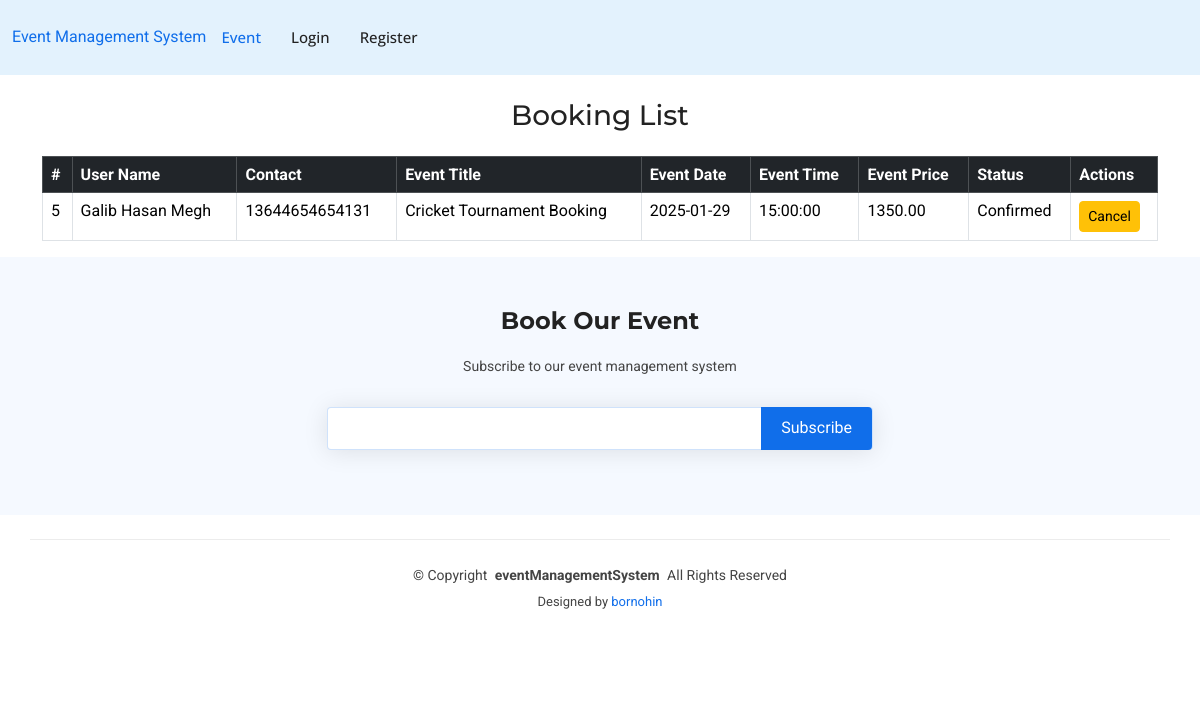
The app's page /usar-booking-list.php, older data.
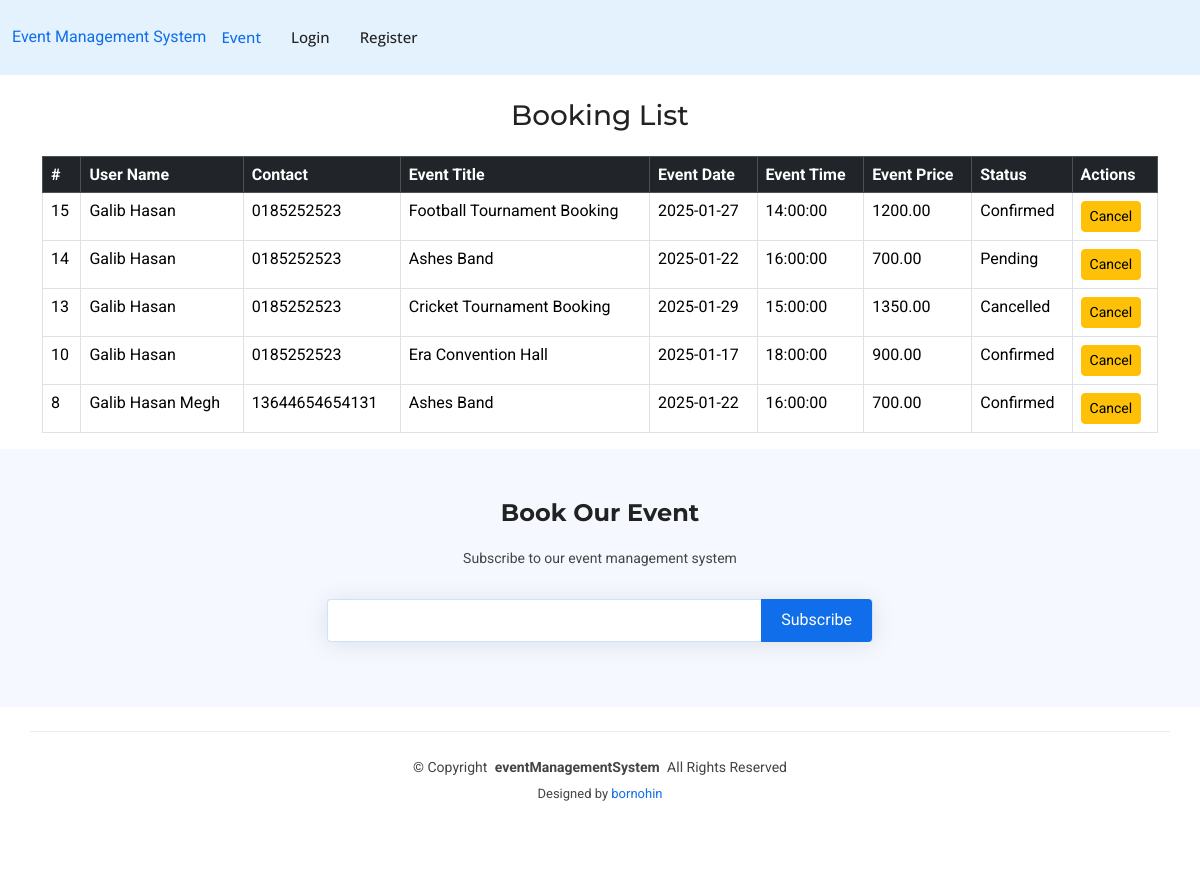
The same page, newer data.
### tables this page shows
CREATE TABLE `bookings` (
  `id` int(11) NOT NULL,
  `user_id` int(11) NOT NULL,
  `event_id` int(11) NOT NULL,
  `booking_date` timestamp NOT NULL DEFAULT current_timestamp(),
  `status` varchar(255) DEFAULT NULL
);

CREATE TABLE `user` (
  `userid` int(11) NOT NULL,
  `name` varchar(50) NOT NULL,
  `contact` varchar(250) NOT NULL,
  `email` varchar(50) NOT NULL,
  `password` varchar(50) NOT NULL,
  `roleid` int(11) NOT NULL
);

CREATE TABLE `events` (
  `id` int(11) NOT NULL,
  `event_title` varchar(255) NOT NULL,
  `event_date` date NOT NULL,
  `event_time` time NOT NULL,
  `event_location` varchar(255) NOT NULL,
  `event_description` text NOT NULL,
  `price` decimal(10,2) NOT NULL,
  `event_image` varchar(255) NOT NULL,
  `created_at` timestamp NOT NULL DEFAULT current_timestamp()
);

### usar-booking-list.php (the view, shortened to what this page needs)
<?php
include('connect.php');
include('header.php');
$sql = "SELECT bookings.id, user.name AS user_name, user.contact AS user_contact, events.event_title, events.event_date, events.price, events.event_time, bookings.booking_date, bookings.status
        FROM bookings
        JOIN user ON bookings.user_id = user.userid
        JOIN events ON bookings.event_id = events.id
        ORDER BY bookings.booking_date DESC";
$result = mysqli_query($conn, $sql);
?>
<!DOCTYPE html>
<html lang="en">
<head>
</head>
<body>
    <div class="container mt-4">
        <h3 class="text-center mb-4">Booking List</h3>
        <table class="table table-bordered table-hover">
            <thead class="table-dark">
                <tr>
                    <th>#</th>
                    <th>User Name</th>
                    <th>Contact</th>
                    <th>Event Title</th>
                    <th>Event Date</th>
                    <th>Event Time</th>
                    <th>Event Price</th>
                    <th>Status</th>
                    <th>Actions</th>
                </tr>
            </thead>
            <tbody>
                <?php
                if (mysqli_num_rows($result) > 0) {
                    while ($row = mysqli_fetch_assoc($result)) {
                        $status = $row['status'] ? $row['status'] : 'Pending';
                        echo "
                        <tr>
                            <td>{$row['id']}</td>
                            <td>{$row['user_name']}</td>
                             <td>{$row['user_contact']}</td>
                            <td>{$row['event_title']}</td>
                            <td>{$row['event_date']}</td>
                            <td>{$row['event_time']}</td>
                            <td>{$row['price']}</td>
                            <td>{$status}</td>
                            <td>
                                <a href='usar-booking-list.php?action=cancel&id={$row['id']}' class='btn btn-warning btn-sm' onclick='return confirm(\"Are you sure you want to cancel this booking?\")'>Cancel</a>
                            </td>
                        </tr>";
                    }
                } else {
                    echo "<tr><td colspan='8' class='text-center'>No bookings found</td></tr>";
                }
                ?>
            </tbody>
        </table>
    </div>
    <?php include('footer.php'); ?>
</body>
</html>

### header.php (shortened to what this page needs)
<link href="assets/vendor/bootstrap/css/bootstrap.min.css" rel="stylesheet">
<link href="assets/vendor/bootstrap-icons/bootstrap-icons.css" rel="stylesheet">
<link href="assets/vendor/aos/aos.css" rel="stylesheet">
<link href="assets/vendor/glightbox/css/glightbox.min.css" rel="stylesheet">
<link href="assets/vendor/swiper/swiper-bundle.min.css" rel="stylesheet">
<link href="assets/css/main.css" rel="stylesheet">
<nav class="navbar navbar-light" style="background-color: #e3f2fd;">
    <div class="branding d-flex align-items-center">
        <div class="container position-relative d-flex align-items-center justify-content-between">
            <a href="index.html" class="logo d-flex align-items-center">
                <span class="sitename"><a href="main.php">Event Management System</a></span>
            </a>
            <nav id="navmenu" class="navmenu">
                <ul>
                    <li><a href="main.php" class="active">Event</a></li>
                    <?php
                    if (isset($_SESSION['uid'])) {
                        $type = $_SESSION['type'];
                        if ($type == 1) {
                            echo '
                                <li><a href="package.php">Package</a></li>
                                <li><a href="venue.php">Venue</a></li>
                                <li><a href="logout.php">Logout</a></li>
                            ';
                        } elseif ($type == 2) {
                            echo '
                                <li><a href="package.php">Package</a></li>
                                <li><a href="venue.php">Venue</a></li>
                                <li><a href="booking.php">Booking</a></li>
                                <li><a href="usar-booking-list.php">Booking Status</a></li>
                                <li><a href="logout.php">Logout</a></li>
                            ';
                        }
                    } else {
                        echo '
                            <li><a href="login.php">Login</a></li>
                            <li><a href="register.php">Register</a></li>
                        ';
                    }
                    ?>
                </ul>
            </nav>
        </div>
    </div>
</nav>

### footer.php (shortened to what this page needs)
<footer id="footer" class="footer">
  <div class="footer-newsletter">
    <div class="container">
      <div class="row justify-content-center text-center">
        <div class="col-lg-6">
          <h4>Book Our Event</h4>
          <p>Subscribe to our event management system</p>
          <form action="forms/newsletter.php" method="post" class="php-email-form">
            <div class="newsletter-form"><input type="email" name="email"><input type="submit" value="Subscribe"></div>
          </form>
        </div>
      </div>
    </div>
  </div>
  <div class="container copyright text-center mt-4">
    <p>© <span>Copyright</span> <strong class="px-1 sitename">eventManagementSystem</strong> <span>All Rights Reserved</span></p>
    <div class="credits">
      Designed by <a href="#">bornohin</a>
    </div>
  </div>
</footer>

### assets/css/main.css (style rules this page uses)
:root { --default-font: "Roboto", system-ui, -apple-system, "Segoe UI", Roboto, "Helvetica Neue", Arial, "Noto Sans", "Liberation Sans", sans-serif, "Apple Color Emoji", "Segoe UI Emoji", "Segoe UI Symbol", "Noto Color Emoji"; --heading-font: "Montserrat", sans-serif; --nav-font: "Open Sans", sans-serif; }
:root { --background-color: #ffffff; --default-color: #444444; --heading-color: #222222; --accent-color: #106eea; --surface-color: #ffffff; --contrast-color: #ffffff; }
:root { --nav-color: #222222; --nav-hover-color: #106eea; --nav-mobile-background-color: #ffffff; --nav-dropdown-background-color: #ffffff; --nav-dropdown-color: #222222; --nav-dropdown-hover-color: #106eea; }
:root { scroll-behavior: smooth; }
body { color: var(--default-color); background-color: var(--background-color); font-family: var(--default-font); }
a { color: var(--accent-color); text-decoration: none; transition: 0.3s; }
h1, h2, h3, h4, h5, h6 { color: var(--heading-color); font-family: var(--heading-font); }
@media (min-width: 1200px) { .navmenu { padding: 0; } }
@media (min-width: 1200px) { .navmenu ul { margin: 0; padding: 0; display: flex; list-style: none; align-items: center; } }
@media (min-width: 1200px) { .navmenu li { position: relative; } }
@media (min-width: 1200px) { .navmenu a, .navmenu a:focus { color: var(--nav-color); padding: 18px 15px; font-size: 15px; font-family: var(--nav-font); font-weight: 500; display: flex; align-items: center; justify-content: space-between; white-space: nowrap; transition: 0.3s; } }
@media (min-width: 1200px) { .navmenu li:last-child a { padding-right: 0; } }
@media (min-width: 1200px) { .navmenu li:hover>a, .navmenu .active, .navmenu .active:focus { color: var(--nav-hover-color); } }
.footer { color: var(--default-color); background-color: var(--background-color); font-size: 14px; padding-bottom: 50px; position: relative; }
.footer .footer-newsletter { background-color: color-mix(in srgb, var(--accent-color), transparent 96%); padding: 50px 0; }
.footer .footer-newsletter h4 { font-size: 24px; }
.footer .footer-newsletter .newsletter-form { margin-top: 30px; margin-bottom: 15px; padding: 6px 8px; position: relative; background-color: var(--surface-color); border: 1px solid color-mix(in srgb, var(--accent-color), transparent 80%); box-shadow: 0px 2px 25px rgba(0, 0, 0, 0.1); display: flex; transition: 0.3s; border-radius: 4px; }
.footer .footer-newsletter .newsletter-form input[type=email] { border: 0; padding: 4px; width: 100%; background-color: var(--surface-color); color: var(--default-color); }
.footer .footer-newsletter .newsletter-form input[type=submit] { border: 0; font-size: 16px; padding: 0 20px; margin: -7px -8px -7px 0; background: var(--accent-color); color: var(--contrast-color); transition: 0.3s; border-radius: 0 4px 4px 0; }
.footer h4 { font-size: 16px; font-weight: bold; position: relative; padding-bottom: 12px; }
.footer .copyright { padding-top: 25px; padding-bottom: 25px; border-top: 1px solid color-mix(in srgb, var(--default-color), transparent 90%); }
.footer .copyright p { margin-bottom: 0; }
.footer .credits { margin-top: 6px; font-size: 13px; }

Row changes from the older to the newer data that the page shows:
removed bookings: id "5", user.name "Galib Hasan Megh", user.contact "13644654654131", event.event_title "Cricket Tournament Booking", event.event_date "2025-01-29", event.event_time "15:00:00", event.price "1350.00", status "Confirmed"
added bookings: id "15", user.name "Galib Hasan", user.contact "0185252523", event.event_title "Football Tournament Booking", event.event_date "2025-01-27", event.event_time "14:00:00", event.price "1200.00", status "Confirmed"
added bookings: id "14", user.name "Galib Hasan", user.contact "0185252523", event.event_title "Ashes Band", event.event_date "2025-01-22", event.event_time "16:00:00", event.price "700.00", status "Pending"
added bookings: id "13", user.name "Galib Hasan", user.contact "0185252523", event.event_title "Cricket Tournament Booking", event.event_date "2025-01-29", event.event_time "15:00:00", event.price "1350.00", status "Cancelled"
added bookings: id "10", user.name "Galib Hasan", user.contact "0185252523", event.event_title "Era Convention Hall", event.event_date "2025-01-17", event.event_time "18:00:00", event.price "900.00", status "Confirmed"
added bookings: id "8", user.name "Galib Hasan Megh", user.contact "13644654654131", event.event_title "Ashes Band", event.event_date "2025-01-22", event.event_time "16:00:00", event.price "700.00", status "Confirmed"
